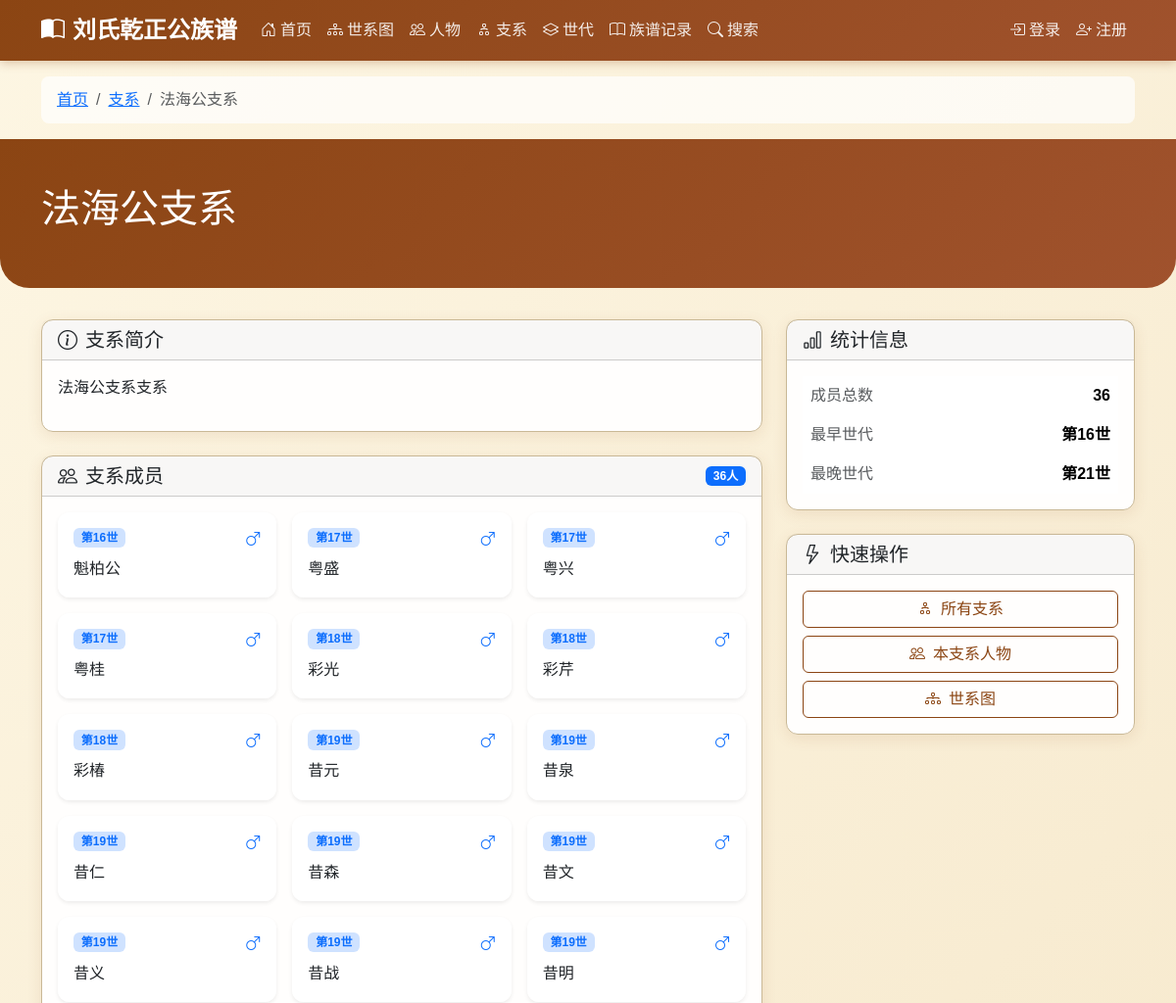
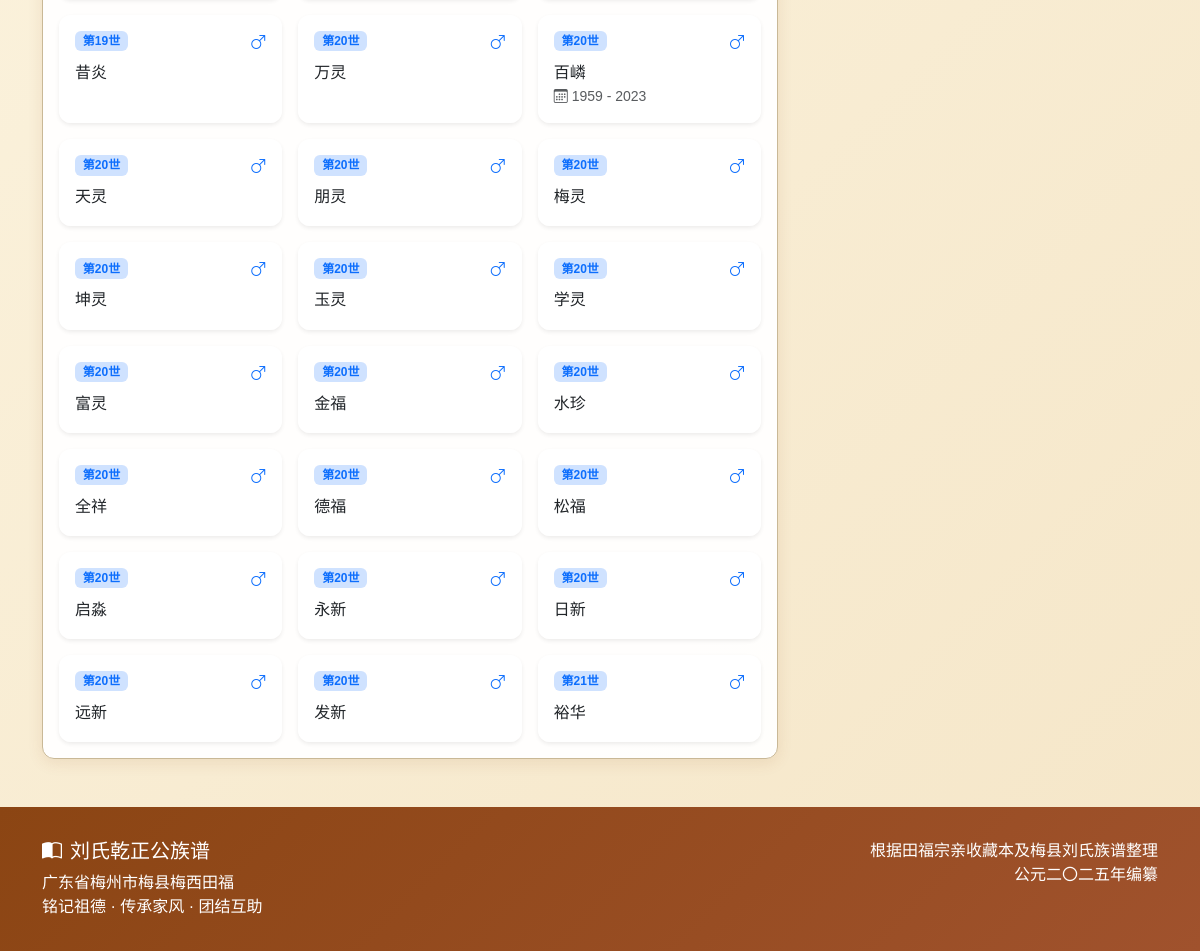
The app's page /branch/37/ with its own data (2 pictures, top to bottom).
### django_backup/genealogy/models.py (models this page shows, shortened)
class Branch(models.Model):
    name = models.CharField(max_length=100, verbose_name='支系名称')
    founder = models.ForeignKey(
        'Person',
        on_delete=models.SET_NULL,
        null=True,
        blank=True,
        related_name='founded_branch',
        verbose_name='开基祖'
    )
    description = models.TextField(blank=True, verbose_name='描述')
    location = models.CharField(max_length=200, blank=True, verbose_name='分布地区')
    class Meta:
        verbose_name = '支系'
        verbose_name_plural = '支系'

class Person(models.Model):
    GENDER_CHOICES = [
        ('M', '男'),
        ('F', '女'),
    ]
    name = models.CharField(max_length=100, verbose_name='姓名')
    courtesy_name = models.CharField(max_length=100, blank=True, verbose_name='字')
    art_name = models.CharField(max_length=100, blank=True, verbose_name='号')
    alias = models.CharField(max_length=100, blank=True, verbose_name='别名')
    generation_char = models.CharField(max_length=10, blank=True, verbose_name='辈份字')
    gender = models.CharField(max_length=1, choices=GENDER_CHOICES, default='M', verbose_name='性别', help_text='性别变动后需要先保存，然后重新加载页面以更新配偶关系选项')
    is_outsider = models.BooleanField(default=False, verbose_name='是否为外族配偶', help_text='外族配偶状态变动后，世代选项会自动更新；若需更新配偶关系选项，请保存并重新加载页面')
    generation = models.ForeignKey(
        Generation,
        on_delete=models.CASCADE,
        related_name='persons',
        verbose_name='世代',
        null=True,
        blank=True
    )
    father = models.ForeignKey(
        'self',
        on_delete=models.SET_NULL,
        null=True,
        blank=True,
        related_name='children_as_father',
        verbose_name='父亲',
        limit_choices_to={'gender': 'M'}
    )
    mother = models.ForeignKey(
        'self',
        on_delete=models.SET_NULL,
        null=True,
        blank=True,
        related_name='children_as_mother',
        verbose_name='母亲',
        limit_choices_to={'gender': 'F'}
    )
    spouses = models.ManyToManyField(
        'self',
        through='SpouseRelation',
        through_fields=('husband', 'wife'),
        symmetrical=False,
        related_name='partners',
        blank=True,
        verbose_name='配偶'
    )
    branch = models.ForeignKey(
        Branch,
        on_delete=models.SET_NULL,
        null=True,
        blank=True,
        related_name='members',
        verbose_name='所属支系'
    )
    birth_year = models.IntegerField(null=True, blank=True, verbose_name='出生年份')
    death_year = models.IntegerField(null=True, blank=True, verbose_name='逝世年份')
    birth_place = models.CharField(max_length=200, blank=True, verbose_name='出生地')
    burial_place = models.CharField(max_length=300, blank=True, verbose_name='葬地')
    burial_fengshui = models.CharField(max_length=200, blank=True, verbose_name='墓形/风水')
    burial_direction = models.CharField(max_length=100, blank=True, verbose_name='坐向')
    biography = models.TextField(blank=True, verbose_name='生平简介')
    achievements = models.TextField(blank=True, verbose_name='主要事迹')
    descendants_location = models.TextField(blank=True, verbose_name='后裔分布')
    notes = models.TextField(blank=True, verbose_name='备注')
    order = models.IntegerField(default=0, verbose_name='排序')
    avatar = models.ImageField(
        upload_to='avatars/',
        blank=True,
        null=True,
        verbose_name='头像',
        validators=[validate_image_extension, validate_file_size]
    )
    related_user = models.OneToOneField(
        User,
        on_delete=models.SET_NULL,
        null=True,
        blank=True,
        related_name='related_person',
        verbose_name='关联用户'
    )
    account_status = models.CharField(
        max_length=20,
        choices=[
            ('active', '激活'),
            ('inactive', '未激活'),
            ('disabled', '禁用'),
        ],
        default='inactive',
        verbose_name='账号状态'
    )
    created_at = models.DateTimeField(auto_now_add=True, verbose_name='创建时间')
    updated_at = models.DateTimeField(auto_now=True, verbose_name='更新时间')
    created_by = models.ForeignKey(
        User,
        on_delete=models.SET_NULL,
        null=True,
        blank=True,
        related_name='created_persons',
        verbose_name='创建者'
    )
    class Meta:
        verbose_name = '人物'
        verbose_name_plural = '人物'
        ordering = ['generation__number', 'order', 'id']
    def get_absolute_url(self):
        return reverse('genealogy:person_detail', kwargs={'pk': self.pk})
    def has_avatar(self):
        """是否有头像"""
        return bool(self.avatar)
    has_avatar.short_description = '有头像'
    has_avatar.boolean = True

class Generation(models.Model):
    number = models.IntegerField(verbose_name='世代数')
    is_spouse = models.BooleanField(default=False, verbose_name='是否为配偶世代')
    name = models.CharField(max_length=50, blank=True, verbose_name='世代名称')
    description = models.TextField(blank=True, verbose_name='描述')
    class Meta:
        verbose_name = '世代'
        verbose_name_plural = '世代'
        ordering = ['number', 'is_spouse']
        unique_together = ['number', 'is_spouse']

### django_backup/genealogy/views.py (the view)
# urls.py: path('branch/<int:pk>/', views.BranchDetailView.as_view(), name='branch_detail'),
class BranchDetailView(DetailView):
    model = Branch
    template_name = 'genealogy/branch_detail.html'
    context_object_name = 'branch'
    def get_context_data(self, **kwargs):
        context = super().get_context_data(**kwargs)
        branch = self.object
        context['members'] = Person.objects.filter(
            branch=branch
        ).select_related('generation').order_by('generation__number')
        return context

### django_backup/genealogy/models.py (called while the page is built)
    def save(self, *args, **kwargs):
        if not self.visit_date:
            self.visit_date = self.timestamp.date() if self.timestamp else timezone.now().date()
        super().save(*args, **kwargs)

### django_backup/templates/genealogy/branch_detail.html (shortened to what this page needs)
{% extends 'base.html' %}
{% block content %}
<div class="container mt-3">
    <nav aria-label="breadcrumb">
        <ol class="breadcrumb">
            <li class="breadcrumb-item"><a href="{% url 'genealogy:home' %}">首页</a></li>
            <li class="breadcrumb-item"><a href="{% url 'genealogy:branch_list' %}">支系</a></li>
            <li class="breadcrumb-item active">{{ branch.name }}</li>
        </ol>
    </nav>
</div>
<div class="page-header">
    <div class="container">
        <h1 class="serif">{{ branch.name }}</h1>
    </div>
</div>
<div class="container">
    <div class="row">
        <div class="col-lg-8">
            <div class="card mb-4">
                <div class="card-header">
                    <h5 class="mb-0"><i class="bi bi-info-circle me-2"></i>支系简介</h5>
                </div>
                <div class="card-body">
                    {% if branch.description %}
                    <p>{{ branch.description }}</p>
                    {% else %}
                    <p class="text-muted">暂无简介</p>
                    {% endif %}
                </div>
            </div>
            <div class="card">
                <div class="card-header d-flex justify-content-between align-items-center">
                    <h5 class="mb-0"><i class="bi bi-people me-2"></i>支系成员</h5>
                    <span class="badge bg-primary">{{ members|length }}人</span>
                </div>
                <div class="card-body">
                    {% if members %}
                    <div class="row row-cols-1 row-cols-md-2 row-cols-lg-3 g-3">
                        {% for person in members %}
                        <div class="col">
                            <a href="{{ person.get_absolute_url }}" class="text-decoration-none">
                                <div class="card h-100 person-card border-0 shadow-sm">
                                    <div class="card-body">
                                        <div class="d-flex justify-content-between align-items-start mb-2">
                                            <span class="badge bg-primary-subtle text-primary">第{{ person.generation.number }}世</span>
                                            {% if person.gender == 'M' %}
                                            <i class="bi bi-gender-male text-primary"></i>
                                            {% else %}
                                            <i class="bi bi-gender-female text-danger"></i>
                                            {% endif %}
                                        </div>
                                        <h6 class="card-title mb-1 text-dark">{{ person.name }}</h6>
                                        {% if person.birth_year %}
                                        <p class="card-text small text-muted mb-0">
                                            <i class="bi bi-calendar3 me-1"></i>{{ person.birth_year }}{% if person.death_year %} - {{ person.death_year }}{% endif %}
                                        </p>
                                        {% endif %}
                                    </div>
                                </div>
                            </a>
                        </div>
                        {% endfor %}
                    </div>
                    {% else %}
                    <p class="text-muted mb-0">暂无成员数据</p>
                    {% endif %}
                </div>
            </div>
        </div>
        <div class="col-lg-4">
            <div class="card mb-4">
                <div class="card-header">
                    <h5 class="mb-0"><i class="bi bi-bar-chart me-2"></i>统计信息</h5>
                </div>
                <div class="card-body">
                    <table class="table table-borderless mb-0">
                        <tbody>
                            <tr>
                                <td class="text-muted">成员总数</td>
                                <td class="text-end"><strong>{{ members|length }}</strong></td>
                            </tr>
                            <tr>
                                <td class="text-muted">最早世代</td>
                                <td class="text-end">
                                    {% if members %}
                                    <strong>第{{ members.first.generation.number }}世</strong>
                                    {% else %}-{% endif %}
                                </td>
                            </tr>
                            <tr>
                                <td class="text-muted">最晚世代</td>
                                <td class="text-end">
                                    {% if members %}
                                    <strong>第{{ members.last.generation.number }}世</strong>
                                    {% else %}-{% endif %}
                                </td>
                            </tr>
                        </tbody>
                    </table>
                </div>
            </div>
            <div class="card">
                <div class="card-header">
                    <h5 class="mb-0"><i class="bi bi-lightning me-2"></i>快速操作</h5>
                </div>
                <div class="card-body">
                    <div class="d-grid gap-2">
                        <a href="{% url 'genealogy:branch_list' %}" class="btn btn-outline-primary">
                            <i class="bi bi-diagram-2 me-2"></i>所有支系
                        </a>
                        <a href="{% url 'genealogy:person_list' %}?branch={{ branch.id }}" class="btn btn-outline-primary">
                            <i class="bi bi-people me-2"></i>本支系人物
                        </a>
                        <a href="{% url 'genealogy:tree' %}" class="btn btn-outline-primary">
                            <i class="bi bi-diagram-3 me-2"></i>世系图
                        </a>
                    </div>
                </div>
            </div>
        </div>
    </div>
</div>
{% endblock %}

### django_backup/templates/base.html (style rules this page uses)
:root { --primary-color: #8B4513; --secondary-color: #A0522D; --accent-color: #CD853F; --light-bg: #FDF6E3; --dark-text: #3D2914; --border-color: #C9B896; }
body { font-family: 'Microsoft YaHei', 'PingFang SC', 'Hiragino Sans GB', 'Noto Sans SC', sans-serif; background: linear-gradient(135deg, #FDF6E3 0%, #F5E6C8 100%); min-height: 100vh; color: var(--dark-text); }
h1, h2, h3, h4, h5, h6, .serif { font-family: 'SimSun', 'Songti SC', 'STSong', 'Noto Serif SC', serif; }
.card { background: rgba(255, 255, 255, 0.95); border: 1px solid var(--border-color); border-radius: 12px; box-shadow: 0 4px 15px rgba(139, 69, 19, 0.1); transition: all 0.3s; }
.btn-outline-primary { color: var(--primary-color); border-color: var(--primary-color); }
.page-header { background: linear-gradient(135deg, var(--primary-color) 0%, var(--secondary-color) 100%); color: white; padding: 3rem 0; margin-bottom: 2rem; border-radius: 0 0 30px 30px; }
.breadcrumb { background: rgba(255,255,255,0.7); border-radius: 8px; padding: 0.75rem 1rem; }

### django_backup/templates/genealogy/branch_detail.html (style rules this page uses)
.person-card { transition: all 0.3s ease; }

### records on screen
Branch: name "法海公支系", description "法海公支系支系"
Person: generation.number "16", gender "M" (drawn), name "魁柏公", first.generation.number "16"
Person: generation.number "17", gender "M" (drawn), name "粤盛"
Person: generation.number "17", gender "M" (drawn), name "粤兴"
Person: generation.number "17", gender "M" (drawn), name "粤桂"
Person: generation.number "18", gender "M" (drawn), name "彩光"
Person: generation.number "18", gender "M" (drawn), name "彩芹"
Person: generation.number "18", gender "M" (drawn), name "彩椿"
Person: generation.number "19", gender "M" (drawn), name "昔元"
Person: generation.number "19", gender "M" (drawn), name "昔泉"
Person: generation.number "19", gender "M" (drawn), name "昔仁"
Person: generation.number "19", gender "M" (drawn), name "昔森"
Person: generation.number "19", gender "M" (drawn), name "昔文"
Person: generation.number "19", gender "M" (drawn), name "昔义"
Person: generation.number "19", gender "M" (drawn), name "昔战"
Person: generation.number "19", gender "M" (drawn), name "昔明"
Person: generation.number "19", gender "M" (drawn), name "昔炎"
Person: generation.number "20", gender "M" (drawn), name "万灵"
Person: generation.number "20", gender "M" (drawn), name "百嶙", birth_year "1959", death_year "2023"
Person: generation.number "20", gender "M" (drawn), name "天灵"
Person: generation.number "20", gender "M" (drawn), name "朋灵"
Person: generation.number "20", gender "M" (drawn), name "梅灵"
Person: generation.number "20", gender "M" (drawn), name "坤灵"
Person: generation.number "20", gender "M" (drawn), name "玉灵"
Person: generation.number "20", gender "M" (drawn), name "学灵"
Person: generation.number "20", gender "M" (drawn), name "富灵"
Person: generation.number "20", gender "M" (drawn), name "金福"
Person: generation.number "20", gender "M" (drawn), name "水珍"
Person: generation.number "20", gender "M" (drawn), name "全祥"
Person: generation.number "20", gender "M" (drawn), name "德福"
Person: generation.number "20", gender "M" (drawn), name "松福"
Person: generation.number "20", gender "M" (drawn), name "启淼"
Person: generation.number "20", gender "M" (drawn), name "永新"
Person: generation.number "20", gender "M" (drawn), name "日新"
Person: generation.number "20", gender "M" (drawn), name "远新"
Person: generation.number "20", gender "M" (drawn), name "发新"
Person: generation.number "21", gender "M" (drawn), name "裕华", last.generation.number "21"

### other values on screen
{{ members|length }} "36"
